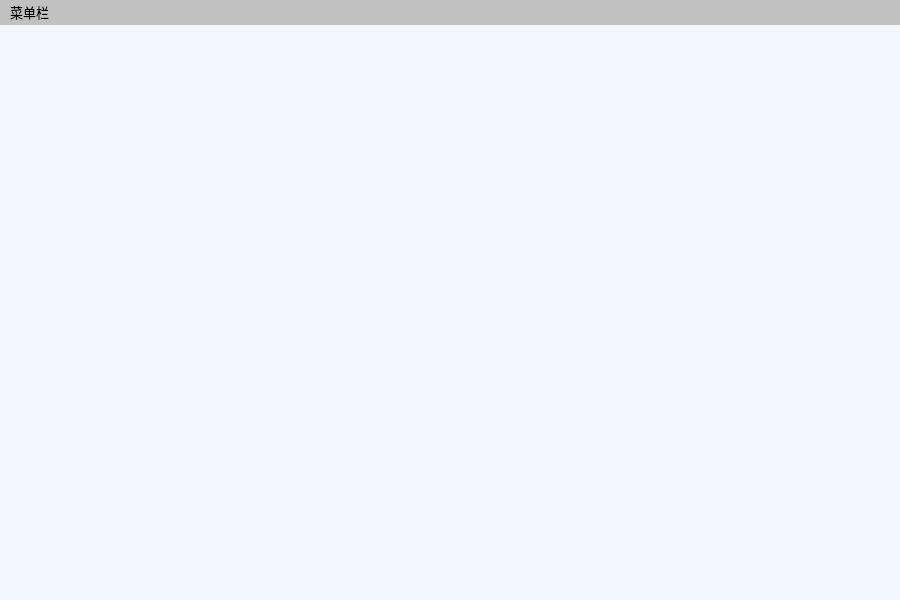
<?xml version="1.0" encoding="UTF-8"?>
<ui version="4.0">
 <class>MainWindow</class>
 <widget class="QMainWindow" name="MainWindow">
  <property name="geometry">
   <rect>
    <x>0</x>
    <y>0</y>
    <width>900</width>
    <height>600</height>
   </rect>
  </property>
  <property name="windowTitle">
   <string>欢迎登陆图书馆管理系统</string>
  </property>
  <property name="styleSheet">
   <string notr="true">background-color: rgb(242, 247, 255);</string>
  </property>
  <widget class="QWidget" name="centralwidget"/>
  <widget class="QMenuBar" name="menubar">
   <property name="geometry">
    <rect>
     <x>0</x>
     <y>0</y>
     <width>900</width>
     <height>19</height>
    </rect>
   </property>
   <property name="font">
    <font>
     <family>宋体</family>
     <pointsize>10</pointsize>
     <weight>50</weight>
     <bold>false</bold>
    </font>
   </property>
   <property name="styleSheet">
    <string notr="true">background-color: rgb(193, 193, 193);</string>
   </property>
   <widget class="QMenu" name="menu">
    <property name="autoFillBackground">
     <bool>false</bool>
    </property>
    <property name="styleSheet">
     <string notr="true"/>
    </property>
    <property name="title">
     <string>菜单栏</string>
    </property>
    <addaction name="signUpAction"/>
    <addaction name="changePasswordAction"/>
    <addaction name="signInAction"/>
    <addaction name="quitSignInAction"/>
    <addaction name="quitAction"/>
   </widget>
   <addaction name="menu"/>
  </widget>
  <widget class="QStatusBar" name="statusbar"/>
  <action name="actiondkajdsfa">
   <property name="text">
    <string>dkajdsfa </string>
   </property>
  </action>
  <action name="signUpAction">
   <property name="text">
    <string>注册</string>
   </property>
  </action>
  <action name="changePasswordAction">
   <property name="text">
    <string>修改密码</string>
   </property>
  </action>
  <action name="signInAction">
   <property name="text">
    <string>登录</string>
   </property>
  </action>
  <action name="quitSignInAction">
   <property name="text">
    <string>退出登录</string>
   </property>
  </action>
  <action name="quitAction">
   <property name="text">
    <string>退出</string>
   </property>
  </action>
 </widget>
 <resources/>
 <connections/>
</ui>
